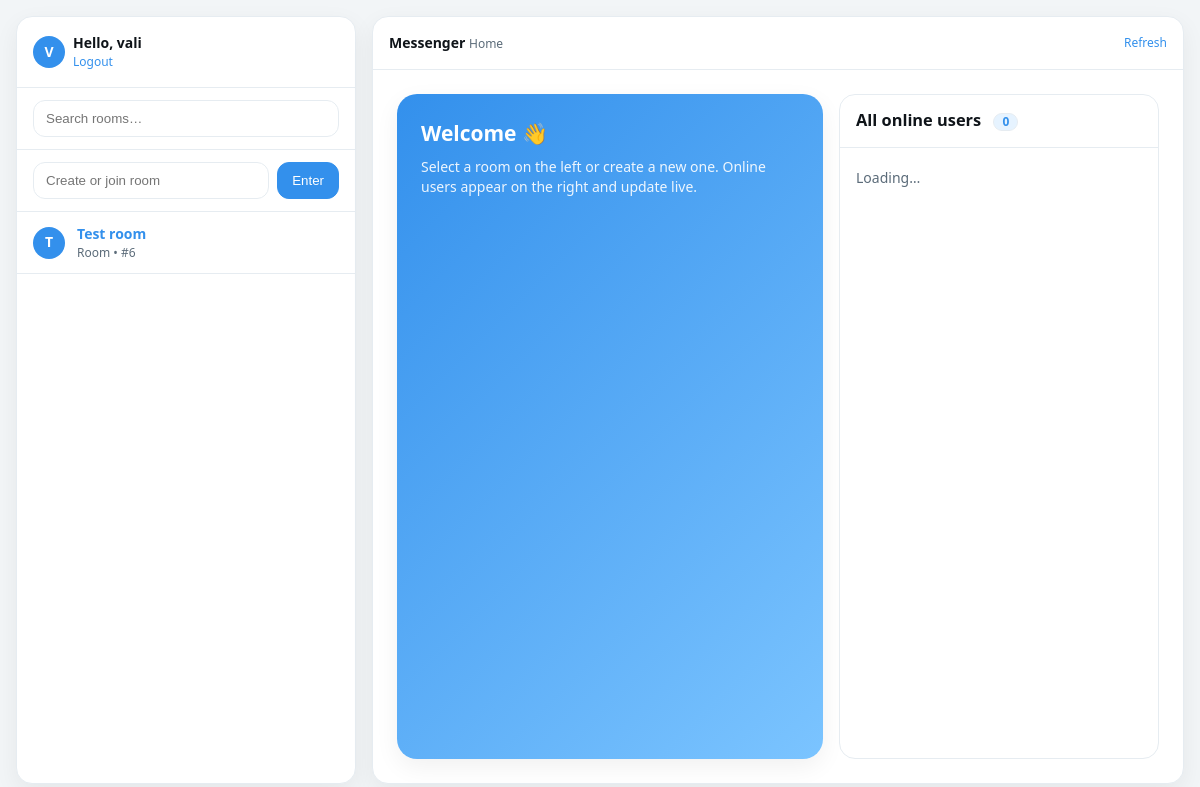
Screenshot of / (signed in) with the database file from the repository.
### chat/models.py (models this page shows, shortened)
class User(AbstractUser):
    pass

class Room(models.Model):
    name = models.CharField(max_length=255, unique=True)
    current_users = models.ManyToManyField("User", related_name="current_rooms", blank=True, through="RoomMembership")

### chat/views.py (the view)
# urls.py: path("", views.index, name="index"),
def index(request):
    if request.method == "POST":
        name = request.POST.get("name", "").strip()
        if name:
            room, _ = Room.objects.get_or_create(name=name)
            return HttpResponseRedirect(reverse("room", args=[room.pk]))
    rooms = Room.objects.all().order_by("name")
    return render(request, "chat/index.html", {"rooms": rooms})

### chat/templates/chat/index.html (shortened to what this page needs)
<!doctype html>
<html lang="en">
<head>
</head>
<body>
  <div class="app">
    <aside class="sidebar">
      <div class="sb-head">
        {% if user.is_authenticated %}
          <div class="avatar">{{ user.username|slice:":1"|upper }}</div>
          <div>
            <div class="greet">Hello, {{ user.username }}</div>
            <div class="chip"><a href="{% url 'logout' %}">Logout</a></div>
          </div>
        {% else %}
          <div class="avatar">?</div>
          <div>
            <div class="greet"><a href="{% url 'login' %}">Login</a> · <a href="{% url 'signup' %}">Sign up</a></div>
            <div class="chip">Welcome</div>
          </div>
        {% endif %}
      </div>
      <div class="search">
        <input type="text" placeholder="Search rooms…" oninput="filterRooms(this.value)" />
      </div>
      <form class="room-form" method="post">{% csrf_token %}
        <input name="name" type="text" placeholder="Create or join room">
        <button class="btn" type="submit">Enter</button>
      </form>
      <ul class="rooms" id="room-list">
        {% for r in rooms %}
          <li>
            <a class="room-item" href="{% url 'room' r.pk %}">
              <div class="avatar" aria-hidden="true">{{ r.name|slice:":1"|upper }}</div>
              <div>
                <div class="rname">{{ r.name }}</div>
                <div class="chip">Room • #{{ r.pk }}</div>
              </div>
            </a>
          </li>
        {% empty %}
          <li><div class="room-item"><div class="chip">No rooms yet</div></div></li>
        {% endfor %}
      </ul>
    </aside>
    <main class="main">
      <div class="main-head">
        <div><strong>Messenger</strong> <span class="chip">Home</span></div>
        <div class="chip"><a href="{% url 'index' %}">Refresh</a></div>
      </div>
      <div class="main-body">
        <section class="hero">
          <h2>Welcome 👋</h2>
          <p>Select a room on the left or create a new one. Online users appear on the right and update live.</p>
        </section>
        <section class="panel">
          <h3>All online users <span class="badge" id="online-count">0</span></h3>
          <ul id="online-users"><li style="color:var(--muted); padding:12px 16px">Loading…</li></ul>
        </section>
      </div>
    </main>
  </div>
</body>
</html>

### chat/templates/chat/index.html (style rules this page uses)
:root { --bg: #f2f5f7; --panel: #ffffff; --text: #0f1419; --muted: #5b6b79; --border: #e6ecf1; --blue: #3390ec; --blue-weak:#e6f3ff; --success:#3cb179; --radius: 16px; --shadow: 0 8px 24px rgba(15,20,25,.06); }
* { box-sizing:border-box }
html,body { height:100% }
body { margin:0; background:var(--bg); color:var(--text); font: 14px/1.45 system-ui, -apple-system, Segoe UI, Roboto, Ubuntu, Cantarell, "Noto Sans", sans-serif; }
.badge { display:inline-block; min-width:1.5em; padding:2px 8px; margin-left:8px; font-size:12px; line-height:1; border-radius:999px; background:var(--blue-weak); color:var(--blue); border:1px solid var(--border); }
a { color:var(--blue); text-decoration:none }
.app { height:100vh; display:grid; grid-template-columns: 340px 1fr; gap:16px; padding:16px; }
.sidebar { background:var(--panel); border:1px solid var(--border); border-radius:var(--radius); box-shadow:var(--shadow); display:flex; flex-direction:column; overflow:hidden }
.main { background:var(--panel); border:1px solid var(--border); border-radius:var(--radius); box-shadow:var(--shadow); display:flex; flex-direction:column; overflow:hidden }
.sb-head { padding:16px; border-bottom:1px solid var(--border); display:flex; align-items:center; gap:8px }
.avatar { width:32px; height:32px; border-radius:50%; background:var(--blue); color:white; display:grid; place-items:center; font-weight:700 }
.sb-head .greet { font-weight:600 }
.search { padding:12px 16px; border-bottom:1px solid var(--border) }
.search input { width:100%; padding:10px 12px; border-radius:12px; border:1px solid var(--border); background:transparent; color:var(--text) }
.room-form { padding:12px 16px; border-bottom:1px solid var(--border); display:flex; gap:8px }
.room-form input { flex:1; padding:10px 12px; border-radius:12px; border:1px solid var(--border); background:transparent; color:var(--text) }
.btn { padding:10px 14px; border-radius:12px; border:1px solid var(--blue); background:var(--blue); color:#fff; cursor:pointer }
.rooms { list-style:none; margin:0; padding:0; overflow:auto }
.rooms li { border-bottom:1px solid var(--border) }
.room-item { display:flex; gap:12px; align-items:center; padding:12px 16px }
.room-item .rname { font-weight:600 }
.chip { font-size:12px; color:var(--muted) }
.main-head { padding:16px; border-bottom:1px solid var(--border); display:flex; align-items:center; justify-content:space-between }
.main-body { flex:1; overflow:auto; padding:24px; display:grid; grid-template-columns: 1fr 320px; gap:16px }
.hero { background:linear-gradient(135deg, var(--blue) 0%, #7bc4ff 100%); color:#fff; border-radius:20px; padding:24px; min-height:180px; box-shadow:var(--shadow) }
.hero h2 { margin:0 0 8px }
.hero p { margin:0; opacity:.9 }
.panel { background:var(--panel); border:1px solid var(--border); border-radius:16px; overflow:hidden }
.panel h3 { margin:0; padding:14px 16px; border-bottom:1px solid var(--border) }
.panel ul { list-style:none; margin:0; padding:8px 0; max-height:360px; overflow:auto }
.panel li { padding:10px 16px; display:flex; align-items:center; gap:10px }

### rows the page displays
User: username "V", username "vali"
Room: name "T", name "Test room", pk "6"
